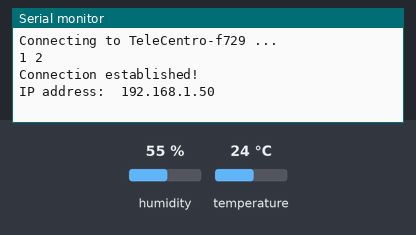
Bench run of a sketch on a simulated ESP8266 (NodeMCU). Parts: the last lines printed to the serial monitor. The test bench sets the inputs (shaded band); at power-on: humidity 55 %, temperature 24 °C. WiFi joins after 1.5 s; servers stay silent unless stated.

Above: at 3.2 s.
3.3 s: humidity set to 22 %
At 4.7 s:
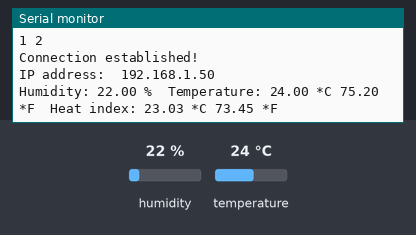
7.7 s: temperature set to 12 °C
At 9.6 s:
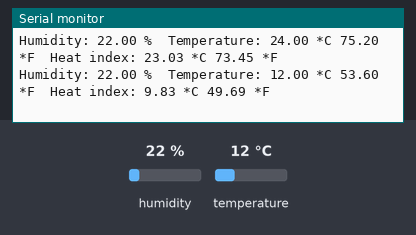
10.8 s: humidity set to 40 %
At 13.3 s:
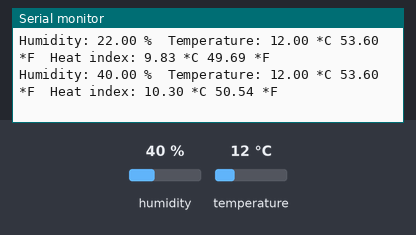
Timing chart, 0 to 14.8 s (numbered marks = the images above; inputs shaded):
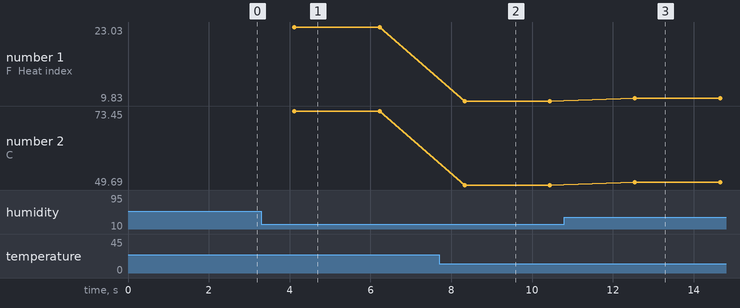

The sketch:

Code_16.11.22__WiFi__DHT_Sensor_.ino
```cpp
#include <ESP8266WiFi.h>        // Librería Wi-Fi
#include "DHT.h"        // Librería DHT
int timeSinceLastRead = 0;
const char* ssid ="TeleCentro-f729";
const char* password ="JZYCJYJZWZHD";
#define DHTPIN 4 // Declaración de pin (D2)
#define DHTTYPE DHT22
DHT dht(DHTPIN, DHTTYPE);

void setup() {
  Serial.begin(115200);         // Velocidad
  delay(10);
  Serial.println('\n');
  WiFi.begin(ssid, password);             // Conexión a la red
  Serial.print("Connecting to ");
  Serial.print(ssid); Serial.println(" ...");
  int timeSinceLastRead = 0;
  int i = 0;
  while (WiFi.status() != WL_CONNECTED) { // Esperando a que se conecte
    delay(1000);
    Serial.print(++i); Serial.print(' ');
  }
  Serial.println('\n');
  Serial.println("Connection established!");
  Serial.print("IP address:\t");
  Serial.println(WiFi.localIP());         // Muestra IP del ESP8266
  dht.begin();
}


void loop() {
  if(timeSinceLastRead > 2000) {
    float h = dht.readHumidity();
    float t = dht.readTemperature();
    float f = dht.readTemperature(true);
    if (isnan(h) || isnan(t) || isnan(f)) {
      Serial.println("Failed to read from DHT sensor!");
      timeSinceLastRead = 0;
      return;
    }
    float hif = dht.computeHeatIndex(f, h);
    float hic = dht.computeHeatIndex(t, h, false);
    Serial.print("Humidity: ");
    Serial.print(h);
    Serial.print(" %\t");
    Serial.print("Temperature: ");
    Serial.print(t);
    Serial.print(" *C ");
    Serial.print(f);
    Serial.print(" *F\t");
    Serial.print("Heat index: ");
    Serial.print(hic);
    Serial.print(" *C ");
    Serial.print(hif);
    Serial.println(" *F");

    timeSinceLastRead = 0;
  }
  delay(100);
  timeSinceLastRead += 100;
}
```

Measured:
- after the input at 3.3 s, the serial monitor: prints a new line after 0.82 s (image 1)
- after the input at 7.7 s, the serial monitor: prints a new line after 0.63 s (image 2)
- after the input at 10.8 s, the serial monitor: prints a new line after 1.7 s (image 3)
- plotted number 1: 23.03 → 9.83 after the input at 7.7 s, 9.83 → 10.3 after the input at 10.8 s
- plotted number 2: 73.45 → 49.69 after the input at 7.7 s, 49.69 → 50.54 after the input at 10.8 s
